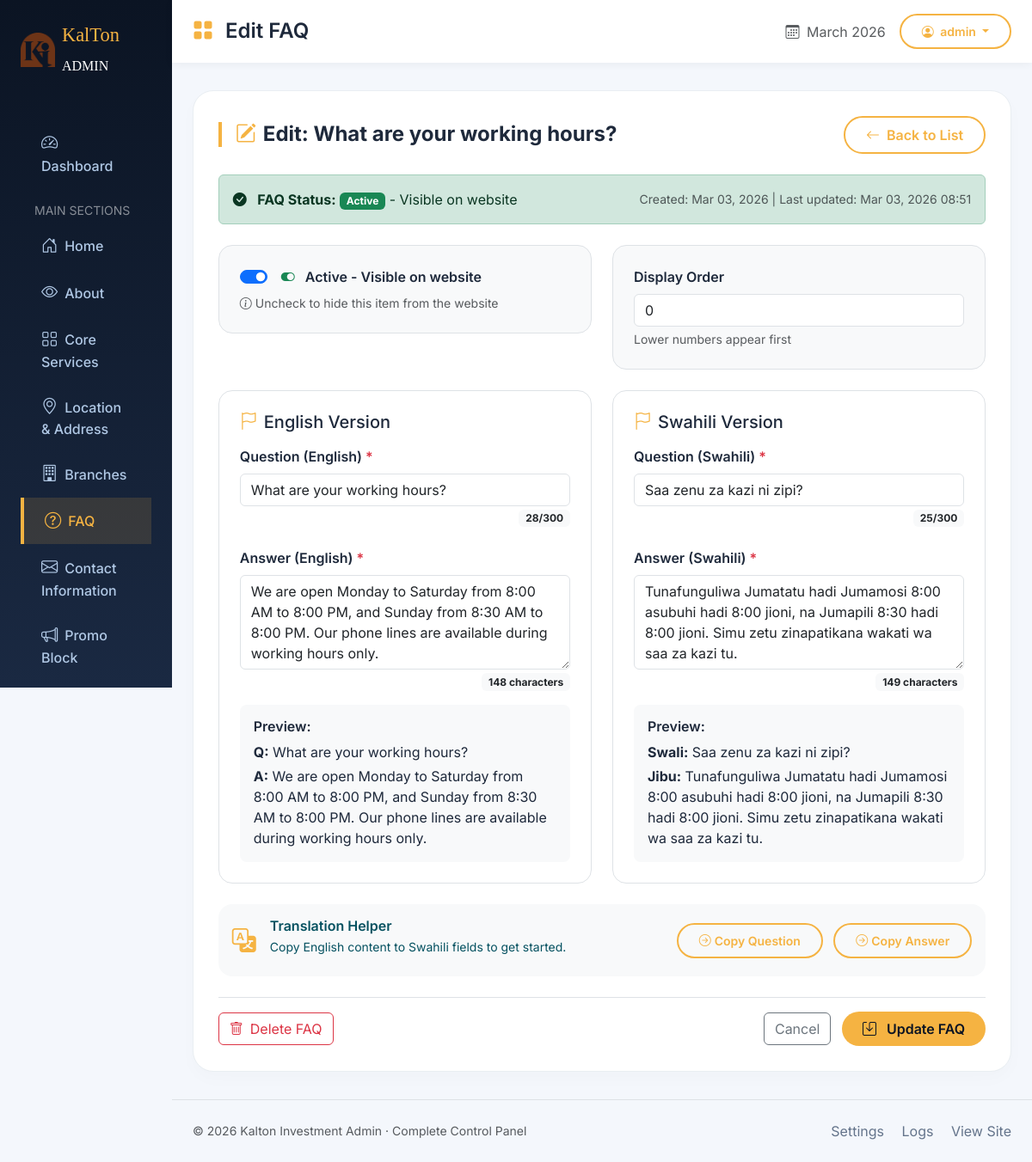
Screenshot of /admin-panel/faqs/1/edit/ (signed in) with the database file from the repository.
### website/models.py (models this page shows, shortened)
class WebsiteSetting(models.Model):
    site_name = models.CharField(max_length=100, default="Kalton Investment")
    primary_color = models.CharField(max_length=20, default="#f5b342")
    favicon = models.ImageField(upload_to='settings/', blank=True, null=True)
    logo = models.ImageField(upload_to='settings/', blank=True, null=True)
    class Meta:
        verbose_name = "Website Setting"
        verbose_name_plural = "Website Settings"

class BaseModel(models.Model):
    created_at = models.DateTimeField(auto_now_add=True)
    updated_at = models.DateTimeField(auto_now=True)
    is_active = models.BooleanField(default=True)
    order = models.IntegerField(default=0, help_text="Display order")
    class Meta:
        abstract = True
        ordering = ['order', '-created_at']

class FAQ(BaseModel):
    question_en = models.CharField(max_length=300)
    question_sw = models.CharField(max_length=300)
    answer_en = models.TextField()
    answer_sw = models.TextField()
    class Meta:
        verbose_name = "FAQ"
        verbose_name_plural = "FAQs"
        ordering = ['order']

### website/views.py (the view)
# urls.py: path('admin-panel/faqs/<int:pk>/edit/', views.admin_faq_edit, name='admin_faq_edit'),
@login_required
def admin_faq_edit(request, pk=None):
    if pk:
        faq = get_object_or_404(FAQ, pk=pk)
    else:
        faq = None
    if request.method == 'POST':
        form = FAQForm(request.POST, instance=faq)
        if form.is_valid():
            form.save()
            messages.success(request, 'FAQ saved successfully!')
            return redirect('website:admin_faqs')
    else:
        form = FAQForm(instance=faq)
    return render(request, 'website/admin/faq/faq_form.html', {'form': form, 'faq': faq})

### website/templates/website/admin/faq/faq_form.html (shortened to what this page needs)
{% extends 'website/admin/admin_panel.html' %}
{% load static %}
{% block header_title %}{% if faq %}Edit{% else %}Add New{% endif %} FAQ{% endblock %}
{% block content %}
<section class="section-card">
    <div class="d-flex justify-content-between align-items-center mb-4">
        <h4 class="section-title mb-0">
            <i class="bi {% if faq %}bi-pencil-square{% else %}bi-plus-circle{% endif %} gold-accent"></i>
            {% if faq %}Edit: {{ faq.question_en|truncatechars:50 }}{% else %}Create New FAQ{% endif %}
        </h4>
        <a href="{% url 'website:admin_faqs' %}" class="btn btn-outline-gold">
            <i class="bi bi-arrow-left me-2"></i>Back to List
        </a>
    </div>
    <form method="POST" id="faqForm">
        {% if faq %}
        <div class="alert {% if faq.is_active %}alert-success{% else %}alert-secondary{% endif %} mb-4 d-flex justify-content-between align-items-center">
            <div>
                <i class="bi {% if faq.is_active %}bi-check-circle-fill{% else %}bi-pause-circle-fill{% endif %} me-2"></i>
                <strong>FAQ Status:</strong>
                {% if faq.is_active %}
                    <span class="badge bg-success">Active</span> - Visible on website
                {% else %}
                    <span class="badge bg-secondary">Inactive</span> - Hidden from website
                {% endif %}
            </div>
            <small class="text-muted">
                Created: {{ faq.created_at|date:"M d, Y" }} | Last updated: {{ faq.updated_at|date:"M d, Y H:i" }}
            </small>
        </div>
        {% endif %}
        <div class="row g-4 mb-4">
            <div class="col-md-6">
                <div class="border rounded-4 p-4 bg-light">
                    <div class="form-check form-switch">
                        {{ form.is_active }}
                        <label class="form-check-label fw-semibold ms-2" for="{{ form.is_active.id_for_label }}">
                            <i class="bi {% if form.is_active.value %}bi-toggle-on text-success{% else %}bi-toggle-off text-secondary{% endif %} me-2" id="activeToggleIcon"></i>
                            <span id="activeStatusText">
                                {% if form.is_active.value %}Active - Visible on website{% else %}Inactive - Hidden from website{% endif %}
                            </span>
                        </label>
                    </div>
                    {% if form.is_active.help_text %}
                    <div class="form-text text-muted mt-2">
                        <i class="bi bi-info-circle me-1"></i>{{ form.is_active.help_text }}
                    </div>
                    {% endif %}
                </div>
            </div>
            <div class="col-md-6">
                <div class="border rounded-4 p-4 bg-light">
                    <label class="form-label fw-semibold">{{ form.order.label }}</label>
                    {{ form.order }}
                    {% if form.order.help_text %}
                    <div class="form-text text-muted mt-1">{{ form.order.help_text }}</div>
                    {% endif %}
                </div>
            </div>
        </div>
        <div class="row">
            <div class="col-md-6">
                <div class="border rounded-4 p-4 h-100">
                    <h5 class="mb-3">
                        <i class="bi bi-flag me-2 gold-accent"></i>English Version
                    </h5>
                    <div class="mb-4">
                        <label class="form-label fw-semibold">
                            Question (English) <span class="text-danger">*</span>
                        </label>
                        {{ form.question_en }}
                        <div class="d-flex justify-content-end mt-1">
                            <span class="badge bg-light text-dark" id="enQuestionCount">0/300</span>
                        </div>
                    </div>
                    <div class="mb-3">
                        <label class="form-label fw-semibold">
                            Answer (English) <span class="text-danger">*</span>
                        </label>
                        {{ form.answer_en }}
                        <div class="d-flex justify-content-end mt-1">
                            <span class="badge bg-light text-dark" id="enAnswerCount">0 characters</span>
                        </div>
                    </div>
                    <div class="bg-light p-3 rounded-3 mt-3">
                        <h6 class="fw-semibold mb-2">Preview:</h6>
                        <p class="mb-1"><strong>Q:</strong> <span id="previewQuestionEn">{{ form.question_en.value|default:'Question will appear here' }}</span></p>
                        <p class="mb-0"><strong>A:</strong> <span id="previewAnswerEn">{{ form.answer_en.value|default:'Answer will appear here'|linebreaksbr }}</span></p>
                    </div>
                </div>
            </div>
            <div class="col-md-6">
                <div class="border rounded-4 p-4 h-100">
                    <h5 class="mb-3">
                        <i class="bi bi-flag me-2 gold-accent"></i>Swahili Version
                    </h5>
                    <div class="mb-4">
                        <label class="form-label fw-semibold">
                            Question (Swahili) <span class="text-danger">*</span>
                        </label>
                        {{ form.question_sw }}
                        <div class="d-flex justify-content-end mt-1">
                            <span class="badge bg-light text-dark" id="swQuestionCount">0/300</span>
                        </div>
                    </div>
                    <div class="mb-3">
                        <label class="form-label fw-semibold">
                            Answer (Swahili) <span class="text-danger">*</span>
                        </label>
                        {{ form.answer_sw }}
                        <div class="d-flex justify-content-end mt-1">
                            <span class="badge bg-light text-dark" id="swAnswerCount">0 characters</span>
                        </div>
                    </div>
                    <div class="bg-light p-3 rounded-3 mt-3">
                        <h6 class="fw-semibold mb-2">Preview:</h6>
                        <p class="mb-1"><strong>Swali:</strong> <span id="previewQuestionSw">{{ form.question_sw.value|default:'Swali litaonekana hapa' }}</span></p>
                        <p class="mb-0"><strong>Jibu:</strong> <span id="previewAnswerSw">{{ form.answer_sw.value|default:'Jibu litaonekana hapa'|linebreaksbr }}</span></p>
                    </div>
                </div>
            </div>
        </div>
        <div class="alert alert-info bg-light border-0 rounded-4 mb-4 mt-4">
            <div class="d-flex align-items-center">
                <div class="me-3">
                    <i class="bi bi-translate fs-3 gold-accent"></i>
                </div>
                <div class="flex-grow-1">
                    <h6 class="fw-semibold mb-1">Translation Helper</h6>
                    <p class="small mb-2">Copy English content to Swahili fields to get started.</p>
                </div>
                <div>
                    <button type="button" class="btn btn-sm btn-outline-gold me-2" id="copyQuestionToSwahili">
                        <i class="bi bi-arrow-right-circle me-1"></i>Copy Question
                    </button>
                    <button type="button" class="btn btn-sm btn-outline-gold" id="copyAnswerToSwahili">
                        <i class="bi bi-arrow-right-circle me-1"></i>Copy Answer
                    </button>
                </div>
            </div>
        </div>
        <div class="d-flex justify-content-between align-items-center pt-3 border-top mt-4">
            <div>
                {% if faq %}
                <button type="button" class="btn btn-outline-danger"
                        data-bs-toggle="modal" data-bs-target="#deleteModal">
                    <i class="bi bi-trash me-2"></i>Delete FAQ
                </button>
                {% endif %}
            </div>
            <div>
                <a href="{% url 'website:admin_faqs' %}" class="btn btn-outline-secondary me-2">Cancel</a>
                <button type="submit" class="btn btn-gold">
                    <i class="bi bi-save me-2"></i>
                    {% if faq %}Update{% else %}Create{% endif %} FAQ
                </button>
            </div>
        </div>
    </form>
</section>
{% endblock %}

### website/templates/website/admin/admin_panel.html (shortened to what this page needs)
{% load static %}
<!DOCTYPE html>
<html lang="en">
<head>
  <link href="https://cdn.jsdelivr.net/npm/bootstrap@5.3.2/dist/css/bootstrap.min.css" rel="stylesheet">
  <link rel="stylesheet" href="https://cdn.jsdelivr.net/npm/bootstrap-icons@1.11.3/font/bootstrap-icons.min.css">
  <link rel="stylesheet" href="https://code.jquery.com/ui/1.13.2/themes/base/jquery-ui.css">
  <link rel="stylesheet" href="https://cdnjs.cloudflare.com/ajax/libs/toastr.js/latest/toastr.min.css">
</head>
<body>
  <div class="container-fluid p-0">
    <div class="row g-0">
      <div class="col-lg-2 col-md-3 admin-sidebar p-0">
        <div class="p-4">
          <div class="d-flex align-items-center gap-2 mb-5">
             {% if site_settings and site_settings.logo %}
                <img src="{{ site_settings.logo.url }}" width="40" height="40" alt="Kalton">
            {% else %}
                <img src="{% static 'website/images/K I.png' %}" width="40" height="40" alt="Kalton">
            {% endif %}
            <span style="font-family: 'Playfair Display'; font-size: 1.4rem; color: #f5b342;">KalTon<br><small class="text-white fs-6 fw-light">ADMIN</small></span>
          </div>
          <nav class="nav flex-column">
            <a class="nav-link {% if request.resolver_match.url_name == 'admin_dashboard' %}active{% endif %}" href="{% url 'website:admin_panel' %}">
              <i class="bi bi-speedometer2 me-2"></i>Dashboard
            </a>
            <div class="small text-white-50 mt-3 mb-1 px-3">MAIN SECTIONS</div>
            <a class="nav-link {% if 'hero' in request.path %}active{% endif %}" href="{% url 'website:admin_hero' %}">
              <i class="bi bi-house-door me-2"></i>Home
            </a>
            <a class="nav-link {% if 'about' in request.path %}active{% endif %}" href="{% url 'website:admin_about_list' %}">
              <i class="bi bi-eye me-2"></i>About
            </a>
            <a class="nav-link {% if 'services' in request.path %}active{% endif %}" href="{% url 'website:admin_core_services' %}">
              <i class="bi bi-grid me-2"></i>Core Services
            </a>
            <a class="nav-link {% if 'location' in request.path %}active{% endif %}" href="{% url 'website:admin_location' %}">
              <i class="bi bi-geo-alt me-2"></i>Location & Address
            </a>
            <a class="nav-link {% if 'branches' in request.path %}active{% endif %}" href="{% url 'website:admin_branches' %}">
              <i class="bi bi-building me-2"></i>Branches
            </a>
            <a class="nav-link {% if 'faq' in request.path %}active{% endif %}" href="{% url 'website:admin_faqs' %}">
              <i class="bi bi-question-circle me-2"></i>FAQ
            </a>
            <a class="nav-link {% if 'contact' in request.path %}active{% endif %}" href="{% url 'website:admin_contact' %}">
                <i class="bi bi-envelope me-2"></i>Contact Information
            </a>
            <a class="nav-link {% if 'promo-block' in request.path %}active{% endif %}" href="{% url 'website:admin_promo_block' %}">
                <i class="bi bi-megaphone me-2"></i>Promo Block
            </a>
          </nav>
        </div>
      </div>
      <div class="col-lg-10 col-md-9">
        <div class="admin-header">
          <div class="container-fluid px-4">
            <div class="d-flex justify-content-between align-items-center">
              <h4 class="mb-0 fw-semibold">
                <i class="bi bi-grid-fill me-2 gold-accent"></i>
                {% block header_title %}Admin Dashboard{% endblock %}
              </h4>
              <div class="d-flex align-items-center gap-3">
                <span class="text-muted">
                  <i class="bi bi-calendar3 me-1"></i>
                  {% now "F Y" %}
                </span>
                <div class="dropdown">
                  <button class="btn btn-outline-gold btn-sm dropdown-toggle" type="button" data-bs-toggle="dropdown">
                    <i class="bi bi-person-circle me-1"></i> {{ request.user.username|default:"Admin" }}
                  </button>
                </div>
              </div>
            </div>
          </div>
        </div>
        <div class="container-fluid px-4" id="dashboard">
          {% block content %}{% endblock %}
        </div>
        <footer class="border-top mt-4 py-4 px-4 footer-links">
          <div class="d-flex justify-content-between align-items-center">
            <span class="text-muted small">© {% now "Y" %} Kalton Investment Admin · Complete Control Panel</span>
            <div>
              <a href="#" class="me-3">Settings</a>
              <a href="#" class="me-3">Logs</a>
              <a href="{% url 'website:home' %}" target="_blank">View Site</a>
            </div>
          </div>
        </footer>
      </div>
    </div>
  </div>
</body>
</html>

### rows the page displays
WebsiteSetting: logo (picture)
FAQ: question_en "What are your working hours?", created_at "Mar 03, 2026", updated_at "Mar 03, 2026 08:51", is_active "☑", order "0", answer_en "We are open Monday to Saturday from 8:00 AM to 8:00 PM, and Sunday from 8:30 AM to 8:00 PM. Our phone lines are available during working hours only.", question_en.value "What are your working hours?", answer_en.value "We are open Monday to Saturday from 8:00 AM to 8:00 PM, and Sunday from 8:30 AM to 8:00 PM. Our phone lines are available during working hours only.", question_sw "Saa zenu za kazi ni zipi?", answer_sw "Tunafunguliwa Jumatatu hadi Jumamosi 8:00 asubuhi hadi 8:00 jioni, na Jumapili 8:30 hadi 8:00 jioni. Simu zetu zinapatikana wakati wa saa za kazi tu.", question_sw.value "Saa zenu za kazi ni zipi?", answer_sw.value "Tunafunguliwa Jumatatu hadi Jumamosi 8:00 asubuhi hadi 8:00 jioni, na Jumapili 8:30 hadi 8:00 jioni. Simu zetu zinapatikana wakati wa saa za kazi tu."

### other values shown
{{ request.user.username|default:"Admin" }} "admin"
